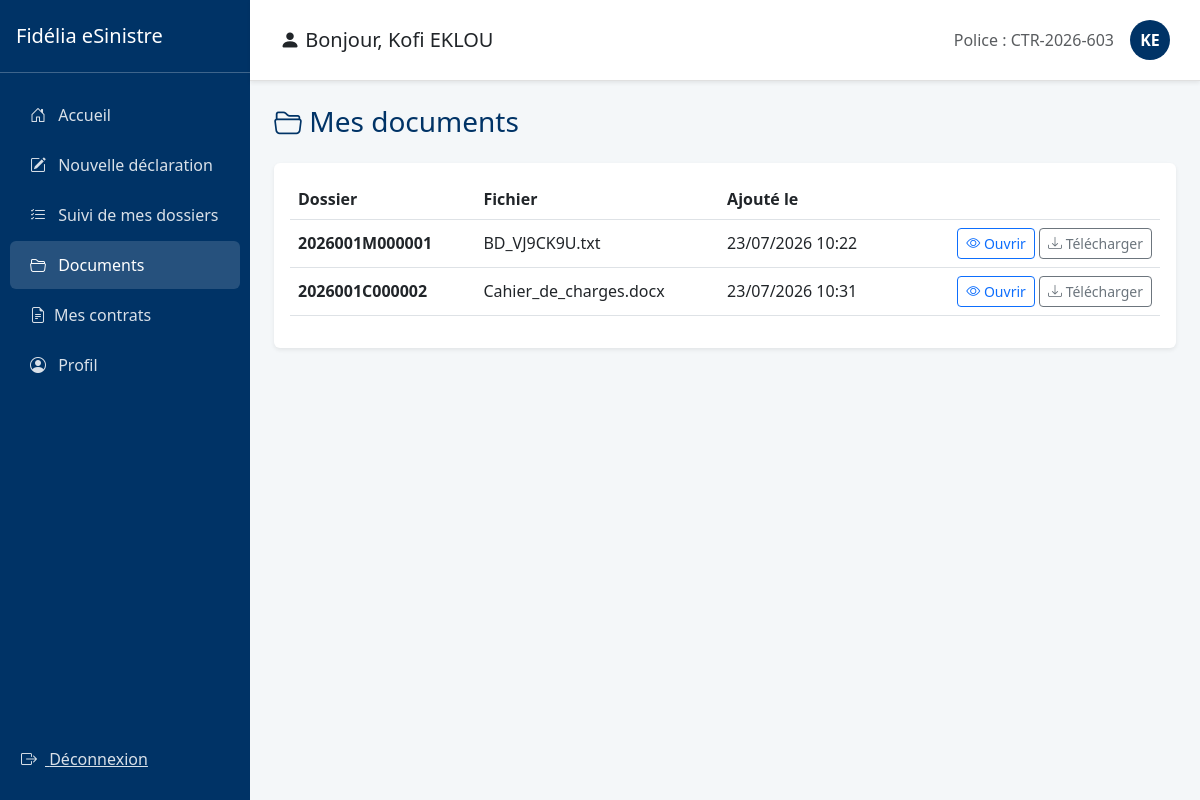
Page /sinistres/documents/ (signed in) on the earlier database version.
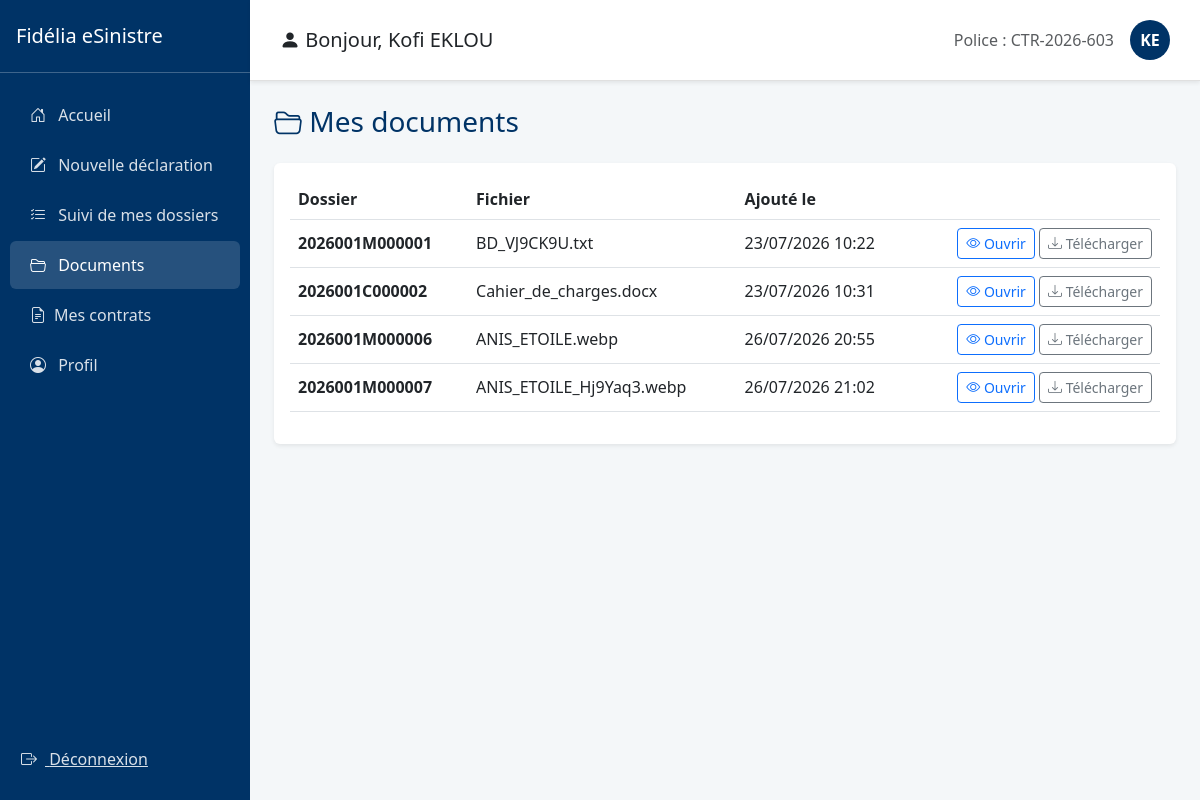
Same page on the later database version.
### gestion_sinistres/models.py (models this page shows, shortened)
class PieceJointe(models.Model):
    sinistre = models.ForeignKey(Sinistre, on_delete=models.CASCADE, related_name='pieces')
    fichier = models.FileField(upload_to='sinistres/documents/')
    date_ajout = models.DateTimeField(auto_now_add=True)

class Sinistre(models.Model):
    NATURE_CHOICES = [('C', 'Corporel'), ('M', 'Matériel'), ('X', 'Mixte')]
    STATUS_CHOICES = [
        ('SOUMIS', 'Soumis'),
        ('ATTENTE_COMPLEMENTS', 'En attente de compléments'),
        ('ATTENTE_VALIDATION', 'En attente de validation'),
        ('A_CORRIGER', 'A corriger'),
        ('EN_COURS', 'En cours'),
        ('CHEQUE_EMIS', 'Chèque émis'),
        ('CLOTURE', 'Clôturé'),
        ('SANS_SUITE', 'Sans suite'),
        ('REOUVERT', 'Réouvert'),
    ]
    nom_conducteur = models.CharField(max_length=100)
    immatriculation = models.CharField(max_length=50, blank=True, null=True, verbose_name="Immatriculation")
    numero_sinistre = models.CharField(max_length=20, unique=True)
    statut = models.CharField(max_length=30, choices=STATUS_CHOICES, default='SOUMIS')
    agent_traitant = models.CharField(max_length=100, blank=True, null=True)
    montant_estime = models.DecimalField(max_digits=12, decimal_places=2, default=0)
    prix_retenu = models.DecimalField(max_digits=12, decimal_places=2, null=True, blank=True)
    attestation_generee = models.BooleanField(default=False)
    date_attestation = models.DateTimeField(null=True, blank=True)
    date_cloture = models.DateTimeField(null=True, blank=True)
    indemnisation_validee = models.BooleanField(default=False)
    date_survenance = models.DateTimeField()
    date_declaration = models.DateTimeField(auto_now_add=True)
    heure_approximative = models.TimeField()
    circonstances = models.TextField()
    vehicule = models.ForeignKey(Vehicule, on_delete=models.CASCADE)
    region = models.ForeignKey(Region, on_delete=models.SET_NULL, null=True)
    ville = models.ForeignKey(Ville, on_delete=models.SET_NULL, null=True)
    prefecture = models.ForeignKey(Prefecture, on_delete=models.SET_NULL, null=True)
    quartier = models.CharField(max_length=150)
    nature = models.CharField(max_length=1, choices=NATURE_CHOICES)
    numero_point_vente = models.CharField(max_length=10, default="001")
    assure = models.ForeignKey(User, on_delete=models.CASCADE, related_name='sinistres')
    quittance = models.ForeignKey(Quittance, on_delete=models.SET_NULL, null=True, blank=True)
    lettre_derogation = models.FileField(upload_to='sinistres/derogations/', blank=True, null=True)

### gestion_sinistres/views.py (the view)
# urls.py: path('documents/', views.documents_assure, name='documents_assure'),
@login_required
def documents_assure(request):
    pieces = PieceJointe.objects.filter(sinistre__assure=request.user)
    return render(request, 'documents_assure.html', {'pieces': pieces})

### gestion_sinistres/templates/documents_assure.html (shortened to what this page needs)
{% extends 'base_assure.html' %}
{% block content %}
<h3 class="mb-4" style="color: #003366;"><i class="bi bi-folder2-open"></i> Mes documents</h3>
<div class="card shadow-sm border-0">
    <div class="card-body">
        {% if pieces %}
        <table class="table table-hover align-middle">
            <thead>
                <tr>
                    <th>Dossier</th>
                    <th>Fichier</th>
                    <th>Ajouté le</th>
                    <th></th>
                </tr>
            </thead>
            <tbody>
                {% for piece in pieces %}
                <tr>
                    <td><strong>{{ piece.sinistre.numero_sinistre }}</strong></td>
                    <td>{{ piece.fichier.name|cut:"sinistres/documents/" }}</td>
                    <td>{{ piece.date_ajout|date:"d/m/Y H:i" }}</td>
                    <td class="text-end">
                        <a href="{{ piece.fichier.url }}" target="_blank" class="btn btn-sm btn-outline-primary">
                            <i class="bi bi-eye"></i> Ouvrir
                        </a>
                        <a href="{{ piece.fichier.url }}" download class="btn btn-sm btn-outline-secondary">
                            <i class="bi bi-download"></i> Télécharger
                        </a>
                    </td>
                </tr>
                {% endfor %}
            </tbody>
        </table>
        {% else %}
        <p class="text-muted">Aucun document disponible.</p>
        {% endif %}
    </div>
</div>
{% endblock %}

Differences in the rows shown:
added PieceJointe: sinistre.numero_sinistre "2026001M000006", fichier.name "ANIS_ETOILE.webp", date_ajout "26/07/2026 20:55"
added PieceJointe: sinistre.numero_sinistre "2026001M000007", fichier.name "ANIS_ETOILE_Hj9Yaq3.webp", date_ajout "26/07/2026 21:02"
